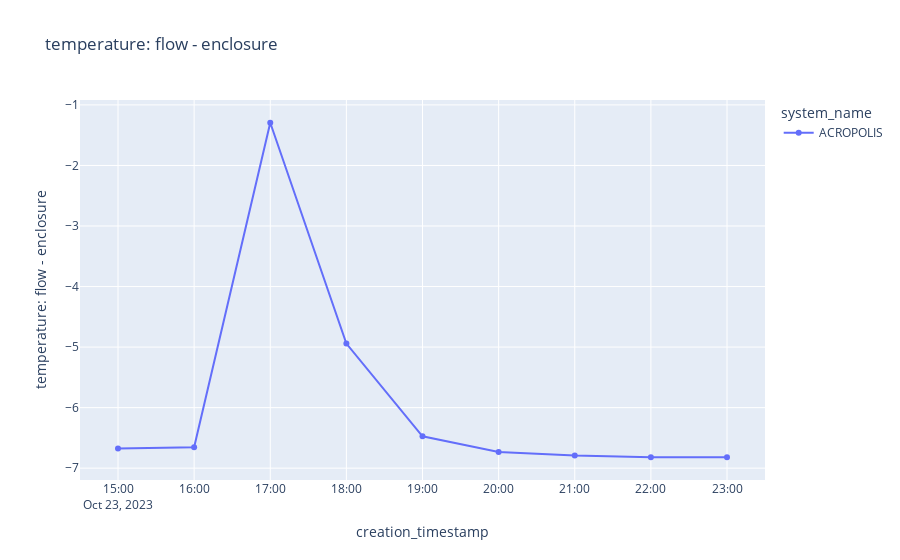

This figure's notebook cell:
### Code cell
# Temperature Delta
col_name = "temperature: flow - enclosure"

df_temp = df_a.with_columns((pl.col("sht45_temperature") - pl.col("enclosure_bme280_temperature")).alias(col_name)) \
.select("creation_timestamp","system_name",col_name)

plot_sensor_measurement(df_temp.collect(), col_name=col_name)

### Figure 1 — Plotly figure (JSON) as saved in the notebook; plotly's stock layout.template omitted (floating-point values rounded to 4 significant figures)
{"data": [{"hovertemplate": "system_name=ACROPOLIS<br>creation_timestamp=%{x}<br>temperature: flow - enclosure=%{y}<extra></extra>", "legendgroup": "ACROPOLIS", "line": {"color": "#636efa", "dash": "solid"}, "marker": {"symbol": "circle"}, "mode": "markers+lines", "name": "ACROPOLIS", "orientation": "v", "showlegend": true, "type": "scatter", "x": ["2023-10-23T15:00:00+00:00", "2023-10-23T16:00:00+00:00", "2023-10-23T17:00:00+00:00", "2023-10-23T18:00:00+00:00", "2023-10-23T19:00:00+00:00", "2023-10-23T20:00:00+00:00", "2023-10-23T21:00:00+00:00", "2023-10-23T22:00:00+00:00", "2023-10-23T23:00:00+00:00"], "xaxis": "x", "y": [-6.675, -6.655, -1.294, -4.941, -6.473, -6.733, -6.793, -6.819, -6.82], "yaxis": "y"}], "layout": {"legend": {"title": {"text": "system_name"}, "tracegroupgap": 0}, "title": {"text": "temperature: flow - enclosure"}, "xaxis": {"anchor": "y", "domain": [0, 1], "title": {"text": "creation_timestamp"}}, "yaxis": {"anchor": "x", "domain": [0, 1], "title": {"text": "temperature: flow - enclosure"}}}}
